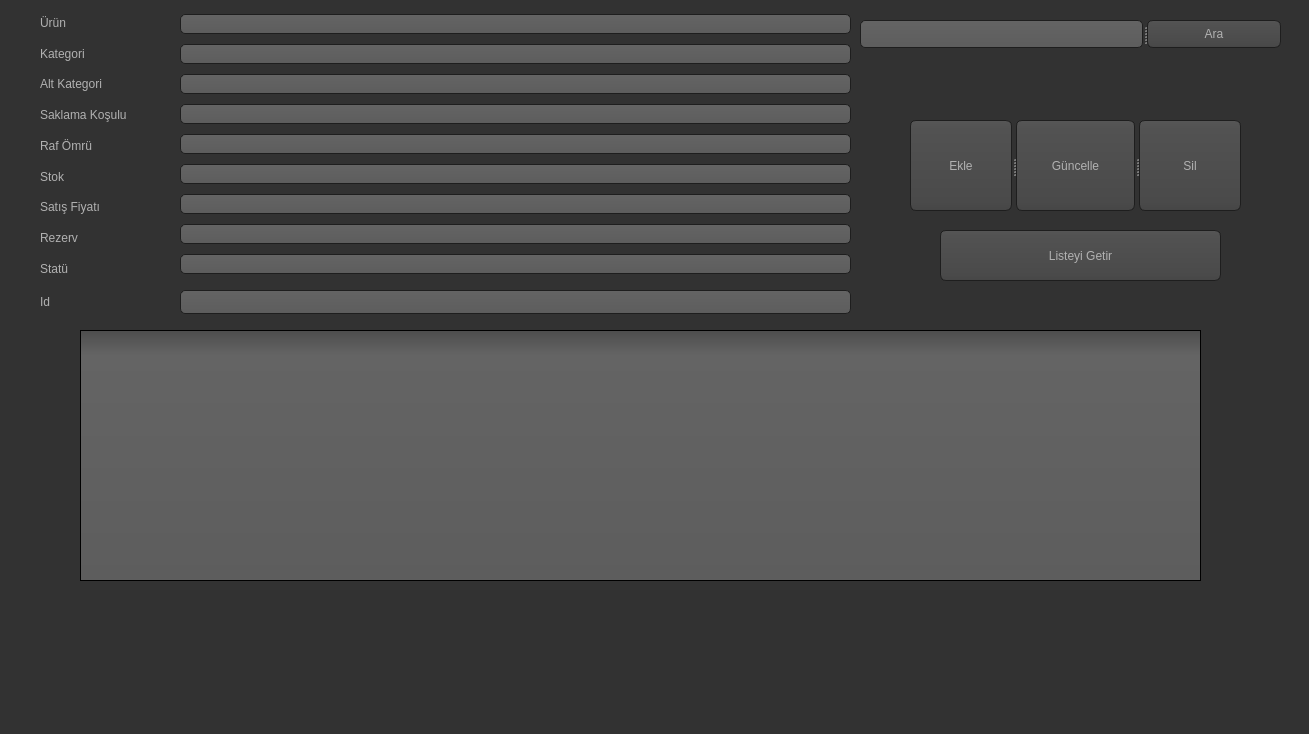
<?xml version="1.0" encoding="UTF-8"?>
<ui version="4.0">
 <class>Form</class>
 <widget class="QWidget" name="Form">
  <property name="geometry">
   <rect>
    <x>0</x>
    <y>0</y>
    <width>1309</width>
    <height>734</height>
   </rect>
  </property>
  <property name="windowTitle">
   <string>Form</string>
  </property>
  <property name="styleSheet">
   <string notr="true">QToolTip
{
     border: 1px solid black;
     background-color: #ffa02f;
     padding: 1px;
     border-radius: 3px;
     opacity: 100;
}

QWidget
{
    color: #b1b1b1;
    background-color: #323232;
}

QTreeView, QListView
{
    background-color: silver;
    margin-left: 5px;
}

QWidget:item:hover
{
    background-color: QLinearGradient( x1: 0, y1: 0, x2: 0, y2: 1, stop: 0 #ffa02f, stop: 1 #ca0619);
    color: #000000;
}

QWidget:item:selected
{
    background-color: QLinearGradient( x1: 0, y1: 0, x2: 0, y2: 1, stop: 0 #ffa02f, stop: 1 #d7801a);
}

QMenuBar::item
{
    background: transparent;
}

QMenuBar::item:selected
{
    background: transparent;
    border: 1px solid #ffaa00;
}

QMenuBar::item:pressed
{
    background: #444;
    border: 1px solid #000;
    background-color: QLinearGradient(
        x1:0, y1:0,
        x2:0, y2:1,
        stop:1 #212121,
        stop:0.4 #343434/*,
        stop:0.2 #343434,
        stop:0.1 #ffaa00*/
    );
    margin-bottom:-1px;
    padding-bottom:1px;
}

QMenu
{
    border: 1px solid #000;
}

QMenu::item
{
    padding: 2px 20px 2px 20px;
}

QMenu::item:selected
{
    color: #000000;
}

QWidget:disabled
{
    color: #808080;
    background-color: #323232;
}

QAbstractItemView
{
    background-color: QLinearGradient( x1: 0, y1: 0, x2: 0, y2: 1, stop: 0 #4d4d4d, stop: 0.1 #646464, stop: 1 #5d5d5d);
}

QWidget:focus
{
    /*border: 1px solid darkgray;*/
}

QLineEdit
{
    background-color: QLinearGradient( x1: 0, y1: 0, x2: 0, y2: 1, stop: 0 #4d4d4d, stop: 0 #646464, stop: 1 #5d5d5d);
    padding: 1px;
    border-style: solid;
    border: 1px solid #1e1e1e;
    border-radius: 5;
}

QPushButton
{
    color: #b1b1b1;
    background-color: QLinearGradient( x1: 0, y1: 0, x2: 0, y2: 1, stop: 0 #565656, stop: 0.1 #525252, stop: 0.5 #4e4e4e, stop: 0.9 #4a4a4a, stop: 1 #464646);
    border-width: 1px;
    border-color: #1e1e1e;
    border-style: solid;
    border-radius: 6;
    padding: 3px;
    font-size: 12px;
    padding-left: 5px;
    padding-right: 5px;
    min-width: 40px;
}

QPushButton:pressed
{
    background-color: QLinearGradient( x1: 0, y1: 0, x2: 0, y2: 1, stop: 0 #2d2d2d, stop: 0.1 #2b2b2b, stop: 0.5 #292929, stop: 0.9 #282828, stop: 1 #252525);
}

QComboBox
{
    selection-background-color: #ffaa00;
    background-color: QLinearGradient( x1: 0, y1: 0, x2: 0, y2: 1, stop: 0 #565656, stop: 0.1 #525252, stop: 0.5 #4e4e4e, stop: 0.9 #4a4a4a, stop: 1 #464646);
    border-style: solid;
    border: 1px solid #1e1e1e;
    border-radius: 5;
}

QComboBox:hover,QPushButton:hover
{
    border: 2px solid QLinearGradient( x1: 0, y1: 0, x2: 0, y2: 1, stop: 0 #ffa02f, stop: 1 #d7801a);
}


QComboBox:on
{
    padding-top: 3px;
    padding-left: 4px;
    background-color: QLinearGradient( x1: 0, y1: 0, x2: 0, y2: 1, stop: 0 #2d2d2d, stop: 0.1 #2b2b2b, stop: 0.5 #292929, stop: 0.9 #282828, stop: 1 #252525);
    selection-background-color: #ffaa00;
}

QComboBox QAbstractItemView
{
    border: 2px solid darkgray;
    selection-background-color: QLinearGradient( x1: 0, y1: 0, x2: 0, y2: 1, stop: 0 #ffa02f, stop: 1 #d7801a);
}

QComboBox::drop-down
{
     subcontrol-origin: padding;
     subcontrol-position: top right;
     width: 15px;

     border-left-width: 0px;
     border-left-color: darkgray;
     border-left-style: solid; /* just a single line */
     border-top-right-radius: 3px; /* same radius as the QComboBox */
     border-bottom-right-radius: 3px;
 }

QComboBox::down-arrow
{
     image: url(:/dark_orange/img/down_arrow.png);
}

QGroupBox
{
    border: 1px solid darkgray;
    margin-top: 10px;
}

QGroupBox:focus
{
    border: 1px solid darkgray;
}

QTextEdit:focus
{
    border: 1px solid darkgray;
}

QScrollBar:horizontal {
     border: 1px solid #222222;
     background: QLinearGradient( x1: 0, y1: 0, x2: 0, y2: 1, stop: 0.0 #121212, stop: 0.2 #282828, stop: 1 #484848);
     height: 7px;
     margin: 0px 16px 0 16px;
}

QScrollBar::handle:horizontal
{
      background: QLinearGradient( x1: 0, y1: 0, x2: 1, y2: 0, stop: 0 #ffa02f, stop: 0.5 #d7801a, stop: 1 #ffa02f);
      min-height: 20px;
      border-radius: 2px;
}

QScrollBar::add-line:horizontal {
      border: 1px solid #1b1b19;
      border-radius: 2px;
      background: QLinearGradient( x1: 0, y1: 0, x2: 1, y2: 0, stop: 0 #ffa02f, stop: 1 #d7801a);
      width: 14px;
      subcontrol-position: right;
      subcontrol-origin: margin;
}

QScrollBar::sub-line:horizontal {
      border: 1px solid #1b1b19;
      border-radius: 2px;
      background: QLinearGradient( x1: 0, y1: 0, x2: 1, y2: 0, stop: 0 #ffa02f, stop: 1 #d7801a);
      width: 14px;
     subcontrol-position: left;
     subcontrol-origin: margin;
}

QScrollBar::right-arrow:horizontal, QScrollBar::left-arrow:horizontal
{
      border: 1px solid black;
      width: 1px;
      height: 1px;
      background: white;
}

QScrollBar::add-page:horizontal, QScrollBar::sub-page:horizontal
{
      background: none;
}

QScrollBar:vertical
{
      background: QLinearGradient( x1: 0, y1: 0, x2: 1, y2: 0, stop: 0.0 #121212, stop: 0.2 #282828, stop: 1 #484848);
      width: 7px;
      margin: 16px 0 16px 0;
      border: 1px solid #222222;
}

QScrollBar::handle:vertical
{
      background: QLinearGradient( x1: 0, y1: 0, x2: 0, y2: 1, stop: 0 #ffa02f, stop: 0.5 #d7801a, stop: 1 #ffa02f);
      min-height: 20px;
      border-radius: 2px;
}

QScrollBar::add-line:vertical
{
      border: 1px solid #1b1b19;
      border-radius: 2px;
      background: QLinearGradient( x1: 0, y1: 0, x2: 0, y2: 1, stop: 0 #ffa02f, stop: 1 #d7801a);
      height: 14px;
      subcontrol-position: bottom;
      subcontrol-origin: margin;
}

QScrollBar::sub-line:vertical
{
      border: 1px solid #1b1b19;
      border-radius: 2px;
      background: QLinearGradient( x1: 0, y1: 0, x2: 0, y2: 1, stop: 0 #d7801a, stop: 1 #ffa02f);
      height: 14px;
      subcontrol-position: top;
      subcontrol-origin: margin;
}

QScrollBar::up-arrow:vertical, QScrollBar::down-arrow:vertical
{
      border: 1px solid black;
      width: 1px;
      height: 1px;
      background: white;
}


QScrollBar::add-page:vertical, QScrollBar::sub-page:vertical
{
      background: none;
}

QTextEdit
{
    background-color: #242424;
}

QPlainTextEdit
{
    background-color: #242424;
}

QHeaderView::section
{
    background-color: QLinearGradient(x1:0, y1:0, x2:0, y2:1, stop:0 #616161, stop: 0.5 #505050, stop: 0.6 #434343, stop:1 #656565);
    color: white;
    padding-left: 4px;
    border: 1px solid #6c6c6c;
}

QCheckBox:disabled
{
color: #414141;
}

QDockWidget::title
{
    text-align: center;
    spacing: 3px; /* spacing between items in the tool bar */
    background-color: QLinearGradient(x1:0, y1:0, x2:0, y2:1, stop:0 #323232, stop: 0.5 #242424, stop:1 #323232);
}

QDockWidget::close-button, QDockWidget::float-button
{
    text-align: center;
    spacing: 1px; /* spacing between items in the tool bar */
    background-color: QLinearGradient(x1:0, y1:0, x2:0, y2:1, stop:0 #323232, stop: 0.5 #242424, stop:1 #323232);
}

QDockWidget::close-button:hover, QDockWidget::float-button:hover
{
    background: #242424;
}

QDockWidget::close-button:pressed, QDockWidget::float-button:pressed
{
    padding: 1px -1px -1px 1px;
}

QMainWindow::separator
{
    background-color: QLinearGradient(x1:0, y1:0, x2:0, y2:1, stop:0 #161616, stop: 0.5 #151515, stop: 0.6 #212121, stop:1 #343434);
    color: white;
    padding-left: 4px;
    border: 1px solid #4c4c4c;
    spacing: 3px; /* spacing between items in the tool bar */
}

QMainWindow::separator:hover
{

    background-color: QLinearGradient(x1:0, y1:0, x2:0, y2:1, stop:0 #d7801a, stop:0.5 #b56c17 stop:1 #ffa02f);
    color: white;
    padding-left: 4px;
    border: 1px solid #6c6c6c;
    spacing: 3px; /* spacing between items in the tool bar */
}

QToolBar::handle
{
     spacing: 3px; /* spacing between items in the tool bar */
     background: url(:/dark_orange/img/handle.png);
}

QMenu::separator
{
    height: 2px;
    background-color: QLinearGradient(x1:0, y1:0, x2:0, y2:1, stop:0 #161616, stop: 0.5 #151515, stop: 0.6 #212121, stop:1 #343434);
    color: white;
    padding-left: 4px;
    margin-left: 10px;
    margin-right: 5px;
}

QProgressBar
{
    border: 2px solid grey;
    border-radius: 5px;
    text-align: center;
}

QProgressBar::chunk
{
    background-color: #d7801a;
    width: 2.15px;
    margin: 0.5px;
}

QTabBar::tab {
    color: #b1b1b1;
    border: 1px solid #444;
    border-bottom-style: none;
    background-color: #323232;
    padding-left: 10px;
    padding-right: 10px;
    padding-top: 3px;
    padding-bottom: 2px;
    margin-right: -1px;
}

QTabWidget::pane {
    border: 1px solid #444;
    top: 1px;
}

QTabBar::tab:last
{
    margin-right: 0; /* the last selected tab has nothing to overlap with on the right */
    border-top-right-radius: 3px;
}

QTabBar::tab:first:!selected
{
 margin-left: 0px; /* the last selected tab has nothing to overlap with on the right */


    border-top-left-radius: 3px;
}

QTabBar::tab:!selected
{
    color: #b1b1b1;
    border-bottom-style: solid;
    margin-top: 3px;
    background-color: QLinearGradient(x1:0, y1:0, x2:0, y2:1, stop:1 #212121, stop:.4 #343434);
}

QTabBar::tab:selected
{
    border-top-left-radius: 3px;
    border-top-right-radius: 3px;
    margin-bottom: 0px;
}

QTabBar::tab:!selected:hover
{
    /*border-top: 2px solid #ffaa00;
    padding-bottom: 3px;*/
    border-top-left-radius: 3px;
    border-top-right-radius: 3px;
    background-color: QLinearGradient(x1:0, y1:0, x2:0, y2:1, stop:1 #212121, stop:0.4 #343434, stop:0.2 #343434, stop:0.1 #ffaa00);
}

QRadioButton::indicator:checked, QRadioButton::indicator:unchecked{
    color: #b1b1b1;
    background-color: #323232;
    border: 1px solid #b1b1b1;
    border-radius: 6px;
}

QRadioButton::indicator:checked
{
    background-color: qradialgradient(
        cx: 0.5, cy: 0.5,
        fx: 0.5, fy: 0.5,
        radius: 1.0,
        stop: 0.25 #ffaa00,
        stop: 0.3 #323232
    );
}

QCheckBox::indicator{
    color: #b1b1b1;
    background-color: #323232;
    border: 1px solid #b1b1b1;
    width: 9px;
    height: 9px;
}

QRadioButton::indicator
{
    border-radius: 6px;
}

QRadioButton::indicator:hover, QCheckBox::indicator:hover
{
    border: 1px solid #ffaa00;
}

QCheckBox::indicator:checked
{
    image:url(:/dark_orange/img/checkbox.png);
}

QCheckBox::indicator:disabled, QRadioButton::indicator:disabled
{
    border: 1px solid #444;
}


QSlider::groove:horizontal {
    border: 1px solid #3A3939;
    height: 8px;
    background: #201F1F;
    margin: 2px 0;
    border-radius: 2px;
}

QSlider::handle:horizontal {
    background: QLinearGradient( x1: 0, y1: 0, x2: 0, y2: 1,
      stop: 0.0 silver, stop: 0.2 #a8a8a8, stop: 1 #727272);
    border: 1px solid #3A3939;
    width: 14px;
    height: 14px;
    margin: -4px 0;
    border-radius: 2px;
}

QSlider::groove:vertical {
    border: 1px solid #3A3939;
    width: 8px;
    background: #201F1F;
    margin: 0 0px;
    border-radius: 2px;
}

QSlider::handle:vertical {
    background: QLinearGradient( x1: 0, y1: 0, x2: 0, y2: 1, stop: 0.0 silver,
      stop: 0.2 #a8a8a8, stop: 1 #727272);
    border: 1px solid #3A3939;
    width: 14px;
    height: 14px;
    margin: 0 -4px;
    border-radius: 2px;
}

QAbstractSpinBox {
    padding-top: 2px;
    padding-bottom: 2px;
    border: 1px solid darkgray;

    border-radius: 2px;
    min-width: 50px;
}</string>
  </property>
  <widget class="QSplitter" name="splitter_2">
   <property name="geometry">
    <rect>
     <x>910</x>
     <y>120</y>
     <width>331</width>
     <height>91</height>
    </rect>
   </property>
   <property name="orientation">
    <enum>Qt::Horizontal</enum>
   </property>
   <widget class="QPushButton" name="btn_ekle">
    <property name="text">
     <string>Ekle</string>
    </property>
   </widget>
   <widget class="QPushButton" name="btn_guncelle">
    <property name="text">
     <string>Güncelle</string>
    </property>
   </widget>
   <widget class="QPushButton" name="btn_sil">
    <property name="text">
     <string>Sil</string>
    </property>
   </widget>
  </widget>
  <widget class="QWidget" name="layoutWidget">
   <property name="geometry">
    <rect>
     <x>40</x>
     <y>10</y>
     <width>131</width>
     <height>271</height>
    </rect>
   </property>
   <layout class="QVBoxLayout" name="verticalLayout_2">
    <item>
     <widget class="QLabel" name="label">
      <property name="text">
       <string>Ürün</string>
      </property>
     </widget>
    </item>
    <item>
     <widget class="QLabel" name="label_2">
      <property name="text">
       <string>Kategori</string>
      </property>
     </widget>
    </item>
    <item>
     <widget class="QLabel" name="label_4">
      <property name="text">
       <string>Alt Kategori</string>
      </property>
     </widget>
    </item>
    <item>
     <widget class="QLabel" name="label_3">
      <property name="text">
       <string>Saklama Koşulu</string>
      </property>
     </widget>
    </item>
    <item>
     <widget class="QLabel" name="label_8">
      <property name="text">
       <string>Raf Ömrü</string>
      </property>
     </widget>
    </item>
    <item>
     <widget class="QLabel" name="label_7">
      <property name="text">
       <string>Stok</string>
      </property>
     </widget>
    </item>
    <item>
     <widget class="QLabel" name="label_6">
      <property name="text">
       <string>Satış Fiyatı</string>
      </property>
     </widget>
    </item>
    <item>
     <widget class="QLabel" name="label_5">
      <property name="text">
       <string>Rezerv</string>
      </property>
     </widget>
    </item>
    <item>
     <widget class="QLabel" name="label_12">
      <property name="text">
       <string>Statü</string>
      </property>
     </widget>
    </item>
   </layout>
  </widget>
  <widget class="QWidget" name="layoutWidget_2">
   <property name="geometry">
    <rect>
     <x>180</x>
     <y>10</y>
     <width>671</width>
     <height>274</height>
    </rect>
   </property>
   <layout class="QVBoxLayout" name="verticalLayout">
    <item>
     <widget class="QLineEdit" name="txt_urun"/>
    </item>
    <item>
     <widget class="QLineEdit" name="txt_kategori"/>
    </item>
    <item>
     <widget class="QLineEdit" name="txt_altKategori"/>
    </item>
    <item>
     <widget class="QLineEdit" name="txt_sk"/>
    </item>
    <item>
     <widget class="QLineEdit" name="txt_ro"/>
    </item>
    <item>
     <widget class="QLineEdit" name="txt_stok"/>
    </item>
    <item>
     <widget class="QLineEdit" name="txt_sf"/>
    </item>
    <item>
     <widget class="QLineEdit" name="txt_rezerv"/>
    </item>
    <item>
     <widget class="QLineEdit" name="txt_statu"/>
    </item>
   </layout>
  </widget>
  <widget class="QTableWidget" name="tableWidget">
   <property name="geometry">
    <rect>
     <x>80</x>
     <y>330</y>
     <width>1121</width>
     <height>251</height>
    </rect>
   </property>
   <property name="rowCount">
    <number>0</number>
   </property>
   <property name="columnCount">
    <number>0</number>
   </property>
  </widget>
  <widget class="QSplitter" name="splitter">
   <property name="geometry">
    <rect>
     <x>860</x>
     <y>20</y>
     <width>421</width>
     <height>28</height>
    </rect>
   </property>
   <property name="orientation">
    <enum>Qt::Horizontal</enum>
   </property>
   <widget class="QLineEdit" name="txt_ara">
    <property name="text">
     <string/>
    </property>
   </widget>
   <widget class="QPushButton" name="btn_ara">
    <property name="text">
     <string>Ara</string>
    </property>
   </widget>
  </widget>
  <widget class="QPushButton" name="btn_listeGetir">
   <property name="geometry">
    <rect>
     <x>940</x>
     <y>230</y>
     <width>281</width>
     <height>51</height>
    </rect>
   </property>
   <property name="text">
    <string>Listeyi Getir</string>
   </property>
  </widget>
  <widget class="QLabel" name="label_13">
   <property name="geometry">
    <rect>
     <x>40</x>
     <y>290</y>
     <width>129</width>
     <height>24</height>
    </rect>
   </property>
   <property name="text">
    <string>Id</string>
   </property>
  </widget>
  <widget class="QLineEdit" name="txt_id">
   <property name="geometry">
    <rect>
     <x>180</x>
     <y>290</y>
     <width>671</width>
     <height>24</height>
    </rect>
   </property>
  </widget>
 </widget>
 <resources/>
 <connections/>
</ui>
